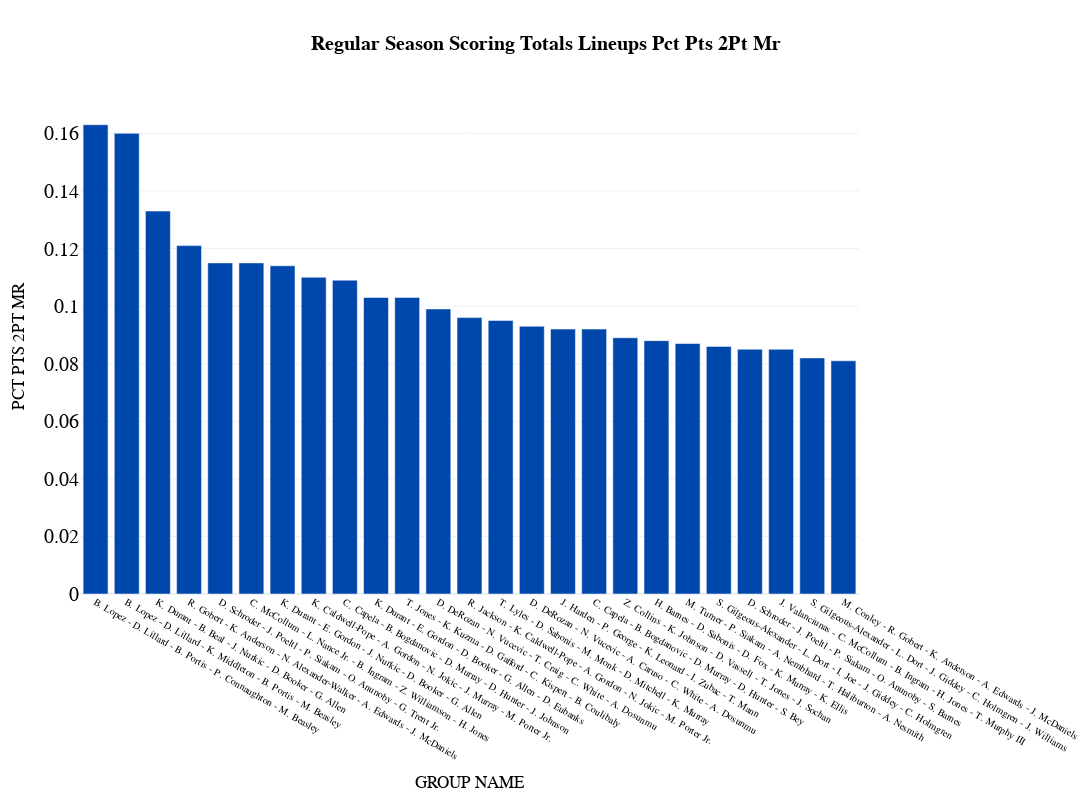

Write notebook code for a chart like this one.
### Code cell
fig_bar_scoring = px.bar(
    df_bq2_scoring[df_bq2_scoring["GP"]>20].sort_values(by=sort_category_scoring, ascending=False).head(25),
  x='GROUP NAME', 
  y=sort_category_scoring,
#   color='TEAM_ABBREVIATION',
  color_discrete_map=team_color_dict,     
  title="<b>{} Scoring Totals Lineups {}</b>".format(types,sort_category_scoring.replace('_', ' ').title()),
  template="plotly_white",
  hover_data=['GROUP NAME', 'TEAM ABBREVIATION',
       'GP', 'W', 'L', 'W PCT', 'MIN', 'PCT FGA 2PT', 'PCT FGA 3PT',
       'PCT PTS 2PT', 'PCT PTS 2PT MR', 'PCT PTS 3PT', 'PCT PTS FB',
       'PCT PTS FT', 'PCT PTS OFF TOV', 'PCT PTS PAINT', 'PCT AST 2PM',
       'PCT UAST 2PM', 'PCT AST 3PM', 'PCT UAST 3PM', 'PCT AST FGM',
       'PCT UAST FGM'], 
  height=800, 
  width=1200,
  )

fig_bar_scoring.update_layout(
    title_x=0.5,
    hoverlabel=dict(
        bgcolor="white",
        font_size=16,
        font_family="PT Sans Narrow"
    ),
    yaxis = dict(tickfont = dict(size=20)),
    xaxis = dict(tickfont = dict(size=10)),
    font=dict(
        family="PT Sans Narrow",
        size=14,
        color="Black"
    ),
    title_font_family="PT Sans Narrow"
)
fig_bar_scoring.update_traces(marker_color='#0047ab')
fig_bar_scoring

### Figure 1 — Plotly figure (JSON) as saved in the notebook; plotly's stock layout.template omitted (floating-point values rounded to 4 significant figures; data arrays with more than 128 entries replaced by an {"elided": "..."} marker saying what was removed)
{"data": [{"alignmentgroup": "True", "customdata": {"elided": "25x20 mixed values"}, "hovertemplate": "GROUP NAME=%{x}<br>PCT PTS 2PT MR=%{y}<br>TEAM ABBREVIATION=%{customdata[0]}<br>GP=%{customdata[1]}<br>W=%{customdata[2]}<br>L=%{customdata[3]}<br>W PCT=%{customdata[4]}<br>MIN=%{customdata[5]}<br>PCT FGA 2PT=%{customdata[6]}<br>PCT FGA 3PT=%{customdata[7]}<br>PCT PTS 2PT=%{customdata[8]}<br>PCT PTS 3PT=%{customdata[9]}<br>PCT PTS FB=%{customdata[10]}<br>PCT PTS FT=%{customdata[11]}<br>PCT PTS OFF TOV=%{customdata[12]}<br>PCT PTS PAINT=%{customdata[13]}<br>PCT AST 2PM=%{customdata[14]}<br>PCT UAST 2PM=%{customdata[15]}<br>PCT AST 3PM=%{customdata[16]}<br>PCT UAST 3PM=%{customdata[17]}<br>PCT AST FGM=%{customdata[18]}<br>PCT UAST FGM=%{customdata[19]}<extra></extra>", "legendgroup": "", "marker": {"color": "#0047ab", "pattern": {"shape": ""}}, "name": "", "offsetgroup": "", "orientation": "v", "showlegend": false, "textposition": "auto", "type": "bar", "x": ["B. Lopez - D. Lillard - B. Portis - P. Connaughton - M. Beasley", "B. Lopez - D. Lillard - K. Middleton - B. Portis - M. Beasley", "K. Durant - B. Beal - J. Nurkic - D. Booker - G. Allen", "R. Gobert - K. Anderson - N. Alexander-Walker - A. Edwards - J. McDaniels", "D. Schroder - J. Poeltl - P. Siakam - O. Anunoby - G. Trent Jr.", "C. McCollum - L. Nance Jr. - B. Ingram - Z. Williamson - H. Jones", "K. Durant - E. Gordon - J. Nurkic - D. Booker - G. Allen", "K. Caldwell-Pope - A. Gordon - N. Jokic - J. Murray - M. Porter Jr.", "C. Capela - B. Bogdanovic - D. Murray - D. Hunter - J. Johnson", "K. Durant - E. Gordon - D. Booker - G. Allen - D. Eubanks", "T. Jones - K. Kuzma - D. Gafford - C. Kispert - B. Coulibaly", "D. DeRozan - N. Vucevic - T. Craig - C. White - A. Dosunmu", "R. Jackson - K. Caldwell-Pope - A. Gordon - N. Jokic - M. Porter Jr.", "T. Lyles - D. Sabonis - M. Monk - D. Mitchell - K. Murray", "D. DeRozan - N. Vucevic - A. Caruso - C. White - A. Dosunmu", "J. Harden - P. George - K. Leonard - I. Zubac - T. Mann", "C. Capela - B. Bogdanovic - D. Murray - D. Hunter - S. Bey", "Z. Collins - K. Johnson - D. Vassell - T. Jones - J. Sochan", "H. Barnes - D. Sabonis - D. Fox - K. Murray - K. Ellis", "M. Turner - P. Siakam - A. Nembhard - T. Haliburton - A. Nesmith", "S. Gilgeous-Alexander - L. Dort - I. Joe - J. Giddey - C. Holmgren", "D. Schroder - J. Poeltl - P. Siakam - O. Anunoby - S. Barnes", "J. Valanciunas - C. McCollum - B. Ingram - H. Jones - T. Murphy III", "S. Gilgeous-Alexander - L. Dort - J. Giddey - C. Holmgren - J. Williams", "M. Conley - R. Gobert - K. Anderson - A. Edwards - J. McDaniels"], "xaxis": "x", "y": [0.163, 0.16, 0.133, 0.121, 0.115, 0.115, 0.114, 0.11, 0.109, 0.103, 0.103, 0.099, 0.096, 0.095, 0.093, 0.092, 0.092, 0.089, 0.088, 0.087, 0.086, 0.085, 0.085, 0.082, 0.081], "yaxis": "y"}], "layout": {"barmode": "relative", "font": {"color": "Black", "family": "PT Sans Narrow", "size": 14}, "height": 800, "hoverlabel": {"bgcolor": "white", "font": {"family": "PT Sans Narrow", "size": 16}}, "legend": {"tracegroupgap": 0}, "title": {"font": {"family": "PT Sans Narrow"}, "text": "<b>Regular Season Scoring Totals Lineups Pct Pts 2Pt Mr</b>", "x": 0.5}, "width": 1200, "xaxis": {"anchor": "y", "domain": [0, 1], "tickfont": {"size": 10}, "title": {"text": "GROUP NAME"}}, "yaxis": {"anchor": "x", "domain": [0, 1], "tickfont": {"size": 20}, "title": {"text": "PCT PTS 2PT MR"}}}}
